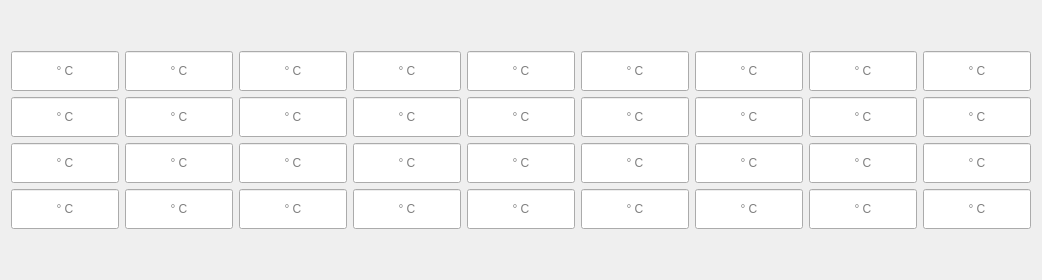
              <widget class="QWidget" name="tab_12">
               <attribute name="title">
                <string>Hot Runner Controler</string>
               </attribute>
               <layout class="QVBoxLayout" name="verticalLayout_23">
                <item>
                 <spacer name="verticalSpacer_17">
                  <property name="orientation">
                   <enum>Qt::Vertical</enum>
                  </property>
                  <property name="sizeHint" stdset="0">
                   <size>
                    <width>20</width>
                    <height>40</height>
                   </size>
                  </property>
                 </spacer>
                </item>
                <item>
                 <layout class="QHBoxLayout" name="horizontalLayout_8">
                  <item>
                   <widget class="QLineEdit" name="lineEdit_20">
                    <property name="minimumSize">
                     <size>
                      <width>40</width>
                      <height>40</height>
                     </size>
                    </property>
                    <property name="alignment">
                     <set>Qt::AlignCenter</set>
                    </property>
                    <property name="placeholderText">
                     <string>° C</string>
                    </property>
                   </widget>
                  </item>
                  <item>
                   <widget class="QLineEdit" name="lineEdit_25">
                    <property name="minimumSize">
                     <size>
                      <width>40</width>
                      <height>40</height>
                     </size>
                    </property>
                    <property name="alignment">
                     <set>Qt::AlignCenter</set>
                    </property>
                    <property name="placeholderText">
                     <string>° C</string>
                    </property>
                   </widget>
                  </item>
                  <item>
                   <widget class="QLineEdit" name="lineEdit_24">
                    <property name="minimumSize">
                     <size>
                      <width>40</width>
                      <height>40</height>
                     </size>
                    </property>
                    <property name="alignment">
                     <set>Qt::AlignCenter</set>
                    </property>
                    <property name="placeholderText">
                     <string>° C</string>
                    </property>
                   </widget>
                  </item>
                  <item>
                   <widget class="QLineEdit" name="lineEdit_23">
                    <property name="minimumSize">
                     <size>
                      <width>40</width>
                      <height>40</height>
                     </size>
                    </property>
                    <property name="alignment">
                     <set>Qt::AlignCenter</set>
                    </property>
                    <property name="placeholderText">
                     <string>° C</string>
                    </property>
                   </widget>
                  </item>
                  <item>
                   <widget class="QLineEdit" name="lineEdit_22">
                    <property name="minimumSize">
                     <size>
                      <width>40</width>
                      <height>40</height>
                     </size>
                    </property>
                    <property name="alignment">
                     <set>Qt::AlignCenter</set>
                    </property>
                    <property name="placeholderText">
                     <string>° C</string>
                    </property>
                   </widget>
                  </item>
                  <item>
                   <widget class="QLineEdit" name="lineEdit_26">
                    <property name="minimumSize">
                     <size>
                      <width>40</width>
                      <height>40</height>
                     </size>
                    </property>
                    <property name="alignment">
                     <set>Qt::AlignCenter</set>
                    </property>
                    <property name="placeholderText">
                     <string>° C</string>
                    </property>
                   </widget>
                  </item>
                  <item>
                   <widget class="QLineEdit" name="lineEdit_21">
                    <property name="minimumSize">
                     <size>
                      <width>40</width>
                      <height>40</height>
                     </size>
                    </property>
                    <property name="alignment">
                     <set>Qt::AlignCenter</set>
                    </property>
                    <property name="placeholderText">
                     <string>° C</string>
                    </property>
                   </widget>
                  </item>
                  <item>
                   <widget class="QLineEdit" name="lineEdit_31">
                    <property name="minimumSize">
                     <size>
                      <width>40</width>
                      <height>40</height>
                     </size>
                    </property>
                    <property name="alignment">
                     <set>Qt::AlignCenter</set>
                    </property>
                    <property name="placeholderText">
                     <string>° C</string>
                    </property>
                   </widget>
                  </item>
                  <item>
                   <widget class="QLineEdit" name="lineEdit_33">
                    <property name="minimumSize">
                     <size>
                      <width>40</width>
                      <height>40</height>
                     </size>
                    </property>
                    <property name="alignment">
                     <set>Qt::AlignCenter</set>
                    </property>
                    <property name="placeholderText">
                     <string>° C</string>
                    </property>
                   </widget>
                  </item>
                 </layout>
                </item>
                <item>
                 <layout class="QHBoxLayout" name="horizontalLayout_10">
                  <item>
                   <widget class="QLineEdit" name="lineEdit_38">
                    <property name="minimumSize">
                     <size>
                      <width>40</width>
                      <height>40</height>
                     </size>
                    </property>
                    <property name="alignment">
                     <set>Qt::AlignCenter</set>
                    </property>
                    <property name="placeholderText">
                     <string>° C</string>
                    </property>
                   </widget>
                  </item>
                  <item>
                   <widget class="QLineEdit" name="lineEdit_39">
                    <property name="minimumSize">
                     <size>
                      <width>40</width>
                      <height>40</height>
                     </size>
                    </property>
                    <property name="alignment">
                     <set>Qt::AlignCenter</set>
                    </property>
                    <property name="placeholderText">
                     <string>° C</string>
                    </property>
                   </widget>
                  </item>
                  <item>
                   <widget class="QLineEdit" name="lineEdit_40">
                    <property name="minimumSize">
                     <size>
                      <width>40</width>
                      <height>40</height>
                     </size>
                    </property>
                    <property name="alignment">
                     <set>Qt::AlignCenter</set>
                    </property>
                    <property name="placeholderText">
                     <string>° C</string>
                    </property>
                   </widget>
                  </item>
                  <item>
                   <widget class="QLineEdit" name="lineEdit_41">
                    <property name="minimumSize">
                     <size>
                      <width>40</width>
                      <height>40</height>
                     </size>
                    </property>
                    <property name="alignment">
                     <set>Qt::AlignCenter</set>
                    </property>
                    <property name="placeholderText">
                     <string>° C</string>
                    </property>
                   </widget>
                  </item>
                  <item>
                   <widget class="QLineEdit" name="lineEdit_42">
                    <property name="minimumSize">
                     <size>
                      <width>40</width>
                      <height>40</height>
                     </size>
                    </property>
                    <property name="alignment">
                     <set>Qt::AlignCenter</set>
                    </property>
                    <property name="placeholderText">
                     <string>° C</string>
                    </property>
                   </widget>
                  </item>
                  <item>
                   <widget class="QLineEdit" name="lineEdit_43">
                    <property name="minimumSize">
                     <size>
                      <width>40</width>
                      <height>40</height>
                     </size>
                    </property>
                    <property name="alignment">
                     <set>Qt::AlignCenter</set>
                    </property>
                    <property name="placeholderText">
                     <string>° C</string>
                    </property>
                   </widget>
                  </item>
                  <item>
                   <widget class="QLineEdit" name="lineEdit_44">
                    <property name="minimumSize">
                     <size>
                      <width>40</width>
                      <height>40</height>
                     </size>
                    </property>
                    <property name="alignment">
                     <set>Qt::AlignCenter</set>
                    </property>
                    <property name="placeholderText">
                     <string>° C</string>
                    </property>
                   </widget>
                  </item>
                  <item>
                   <widget class="QLineEdit" name="lineEdit_45">
                    <property name="minimumSize">
                     <size>
                      <width>40</width>
                      <height>40</height>
                     </size>
                    </property>
                    <property name="alignment">
                     <set>Qt::AlignCenter</set>
                    </property>
                    <property name="placeholderText">
                     <string>° C</string>
                    </property>
                   </widget>
                  </item>
                  <item>
                   <widget class="QLineEdit" name="lineEdit_46">
                    <property name="minimumSize">
                     <size>
                      <width>40</width>
                      <height>40</height>
                     </size>
                    </property>
                    <property name="alignment">
                     <set>Qt::AlignCenter</set>
                    </property>
                    <property name="placeholderText">
                     <string>° C</string>
                    </property>
                   </widget>
                  </item>
                 </layout>
                </item>
                <item>
                 <layout class="QHBoxLayout" name="horizontalLayout_9">
                  <item>
                   <widget class="QLineEdit" name="lineEdit_27">
                    <property name="minimumSize">
                     <size>
                      <width>40</width>
                      <height>40</height>
                     </size>
                    </property>
                    <property name="alignment">
                     <set>Qt::AlignCenter</set>
                    </property>
                    <property name="placeholderText">
                     <string>° C</string>
                    </property>
                   </widget>
                  </item>
                  <item>
                   <widget class="QLineEdit" name="lineEdit_28">
                    <property name="minimumSize">
                     <size>
                      <width>40</width>
                      <height>40</height>
                     </size>
                    </property>
                    <property name="alignment">
                     <set>Qt::AlignCenter</set>
                    </property>
                    <property name="placeholderText">
                     <string>° C</string>
                    </property>
                   </widget>
                  </item>
                  <item>
                   <widget class="QLineEdit" name="lineEdit_29">
                    <property name="minimumSize">
                     <size>
                      <width>40</width>
                      <height>40</height>
                     </size>
                    </property>
                    <property name="alignment">
                     <set>Qt::AlignCenter</set>
                    </property>
                    <property name="placeholderText">
                     <string>° C</string>
                    </property>
                   </widget>
                  </item>
                  <item>
                   <widget class="QLineEdit" name="lineEdit_30">
                    <property name="minimumSize">
                     <size>
                      <width>40</width>
                      <height>40</height>
                     </size>
                    </property>
                    <property name="alignment">
                     <set>Qt::AlignCenter</set>
                    </property>
                    <property name="placeholderText">
                     <string>° C</string>
                    </property>
                   </widget>
                  </item>
                  <item>
                   <widget class="QLineEdit" name="lineEdit_32">
                    <property name="minimumSize">
                     <size>
                      <width>40</width>
                      <height>40</height>
                     </size>
                    </property>
                    <property name="alignment">
                     <set>Qt::AlignCenter</set>
                    </property>
                    <property name="placeholderText">
                     <string>° C</string>
                    </property>
                   </widget>
                  </item>
                  <item>
                   <widget class="QLineEdit" name="lineEdit_34">
                    <property name="minimumSize">
                     <size>
                      <width>40</width>
                      <height>40</height>
                     </size>
                    </property>
                    <property name="alignment">
                     <set>Qt::AlignCenter</set>
                    </property>
                    <property name="placeholderText">
                     <string>° C</string>
                    </property>
                   </widget>
                  </item>
                  <item>
                   <widget class="QLineEdit" name="lineEdit_35">
                    <property name="minimumSize">
                     <size>
                      <width>40</width>
                      <height>40</height>
                     </size>
                    </property>
                    <property name="alignment">
                     <set>Qt::AlignCenter</set>
                    </property>
                    <property name="placeholderText">
                     <string>° C</string>
                    </property>
                   </widget>
                  </item>
                  <item>
                   <widget class="QLineEdit" name="lineEdit_36">
                    <property name="minimumSize">
                     <size>
                      <width>40</width>
                      <height>40</height>
                     </size>
                    </property>
                    <property name="alignment">
                     <set>Qt::AlignCenter</set>
                    </property>
                    <property name="placeholderText">
                     <string>° C</string>
                    </property>
                   </widget>
                  </item>
                  <item>
                   <widget class="QLineEdit" name="lineEdit_37">
                    <property name="minimumSize">
                     <size>
                      <width>40</width>
                      <height>40</height>
                     </size>
                    </property>
                    <property name="alignment">
                     <set>Qt::AlignCenter</set>
                    </property>
                    <property name="placeholderText">
                     <string>° C</string>
                    </property>
                   </widget>
                  </item>
                 </layout>
                </item>
                <item>
                 <layout class="QHBoxLayout" name="horizontalLayout_19">
                  <item>
                   <widget class="QLineEdit" name="lineEdit_50">
                    <property name="minimumSize">
                     <size>
                      <width>40</width>
                      <height>40</height>
                     </size>
                    </property>
                    <property name="alignment">
                     <set>Qt::AlignCenter</set>
                    </property>
                    <property name="placeholderText">
                     <string>° C</string>
                    </property>
                   </widget>
                  </item>
                  <item>
                   <widget class="QLineEdit" name="lineEdit_89">
                    <property name="minimumSize">
                     <size>
                      <width>40</width>
                      <height>40</height>
                     </size>
                    </property>
                    <property name="alignment">
                     <set>Qt::AlignCenter</set>
                    </property>
                    <property name="placeholderText">
                     <string>° C</string>
                    </property>
                   </widget>
                  </item>
                  <item>
                   <widget class="QLineEdit" name="lineEdit_90">
                    <property name="minimumSize">
                     <size>
                      <width>40</width>
                      <height>40</height>
                     </size>
                    </property>
                    <property name="alignment">
                     <set>Qt::AlignCenter</set>
                    </property>
                    <property name="placeholderText">
                     <string>° C</string>
                    </property>
                   </widget>
                  </item>
                  <item>
                   <widget class="QLineEdit" name="lineEdit_91">
                    <property name="minimumSize">
                     <size>
                      <width>40</width>
                      <height>40</height>
                     </size>
                    </property>
                    <property name="alignment">
                     <set>Qt::AlignCenter</set>
                    </property>
                    <property name="placeholderText">
                     <string>° C</string>
                    </property>
                   </widget>
                  </item>
                  <item>
                   <widget class="QLineEdit" name="lineEdit_92">
                    <property name="minimumSize">
                     <size>
                      <width>40</width>
                      <height>40</height>
                     </size>
                    </property>
                    <property name="alignment">
                     <set>Qt::AlignCenter</set>
                    </property>
                    <property name="placeholderText">
                     <string>° C</string>
                    </property>
                   </widget>
                  </item>
                  <item>
                   <widget class="QLineEdit" name="lineEdit_93">
                    <property name="minimumSize">
                     <size>
                      <width>40</width>
                      <height>40</height>
                     </size>
                    </property>
                    <property name="alignment">
                     <set>Qt::AlignCenter</set>
                    </property>
                    <property name="placeholderText">
                     <string>° C</string>
                    </property>
                   </widget>
                  </item>
                  <item>
                   <widget class="QLineEdit" name="lineEdit_94">
                    <property name="minimumSize">
                     <size>
                      <width>40</width>
                      <height>40</height>
                     </size>
                    </property>
                    <property name="alignment">
                     <set>Qt::AlignCenter</set>
                    </property>
                    <property name="placeholderText">
                     <string>° C</string>
                    </property>
                   </widget>
                  </item>
                  <item>
                   <widget class="QLineEdit" name="lineEdit_95">
                    <property name="minimumSize">
                     <size>
                      <width>40</width>
                      <height>40</height>
                     </size>
                    </property>
                    <property name="alignment">
                     <set>Qt::AlignCenter</set>
                    </property>
                    <property name="placeholderText">
                     <string>° C</string>
                    </property>
                   </widget>
                  </item>
                  <item>
                   <widget class="QLineEdit" name="lineEdit_96">
                    <property name="minimumSize">
                     <size>
                      <width>40</width>
                      <height>40</height>
                     </size>
                    </property>
                    <property name="alignment">
                     <set>Qt::AlignCenter</set>
                    </property>
                    <property name="placeholderText">
                     <string>° C</string>
                    </property>
                   </widget>
                  </item>
                 </layout>
                </item>
                <item>
                 <spacer name="verticalSpacer_8">
                  <property name="orientation">
                   <enum>Qt::Vertical</enum>
                  </property>
                  <property name="sizeHint" stdset="0">
                   <size>
                    <width>20</width>
                    <height>40</height>
                   </size>
                  </property>
                 </spacer>
                </item>
               </layout>
              </widget>
